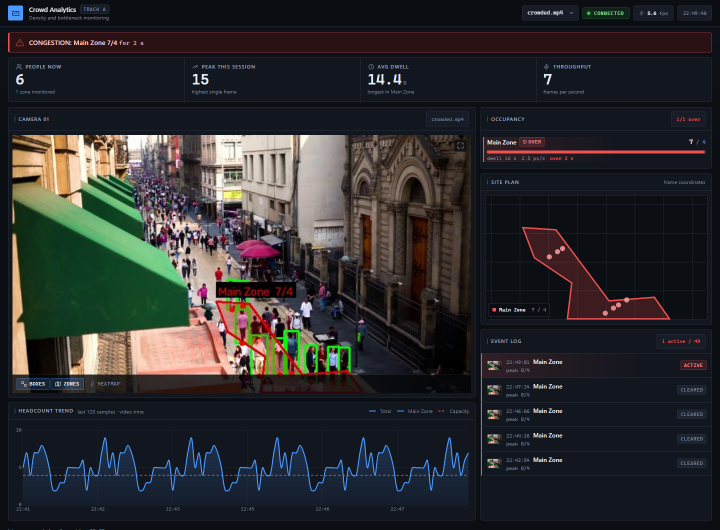
#> input picture docs/dashboard.png, 1440 x 1060 px (shown at 1/2 size)
$ python make_figure.py
#> lines starting #> are read from the running program, lines starting #| are printed output that depends on the picture
"""Crops docs/dashboard.png into a print-friendly figure for the handbook.

Why crop: the README screenshot is a whole-page capture, 1440 px wide. Placed in an A4 document at
a readable width it is fine, but it carries the footer and the empty space beneath it, which wastes
vertical room on the page. The crop keeps the top bar down to the bottom of the camera and chart
panels, which is the part that actually demonstrates the app.

The source is produced by scripts/make_screenshot.py; run that first if the picture looks stale.
"""

from pathlib import Path

from PIL import Image

BASE = Path(__file__).resolve().parent.parent
SRC = BASE / "docs" / "dashboard.png"
OUT = BASE / "docs" / "dashboard_figure.png"

# Keep the top bar, the readings strip, the camera, the occupancy meters, the site plan, the start
# of the event log and the whole chart. The crop stops just under the chart so the figure ends on a
# panel edge rather than halfway through the footer.
CROP_HEIGHT = 1020

img = Image.open(SRC)
#> img is the input picture: PIL image 1440x1060 RGB; mean R, G, B 44.6, 44.3, 45.8
width, height = img.size
#> width = 1440; height = 1060
if height <= CROP_HEIGHT:
    # A shorter capture is already cropped; copy it through rather than failing the build.
    CROP_HEIGHT = height

cropped = img.crop((0, 0, width, CROP_HEIGHT))
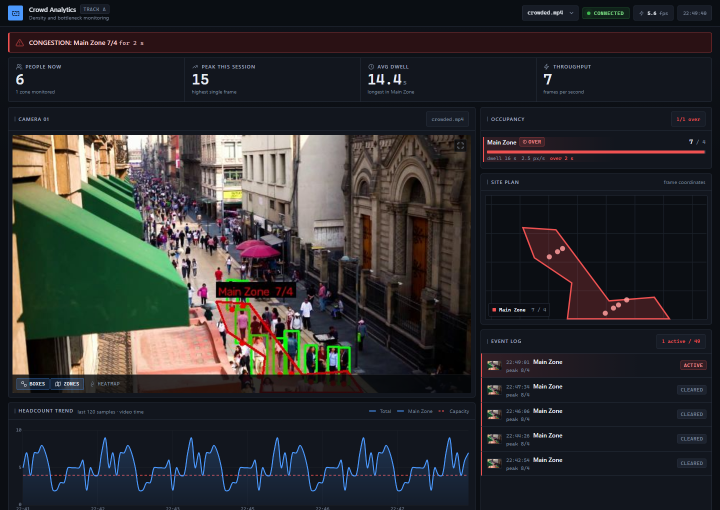
#> cropped: PIL image 1440x1020 RGB (shown at 1/2 size); mean R, G, B 45.7, 45.3, 46.5
cropped.save(OUT, "PNG", optimize=True)
print(f"wrote {OUT}  {cropped.size[0]}x{cropped.size[1]}  "
      f"({OUT.stat().st_size / 1024:.0f} KB)")
#| wrote docs/dashboard_figure.png  1440x1020  (522 KB)
